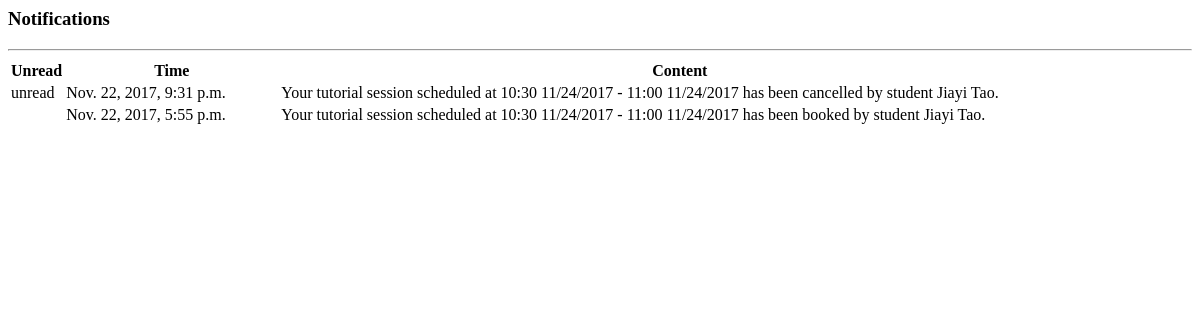
The app's page /notification/ (signed in), older data.
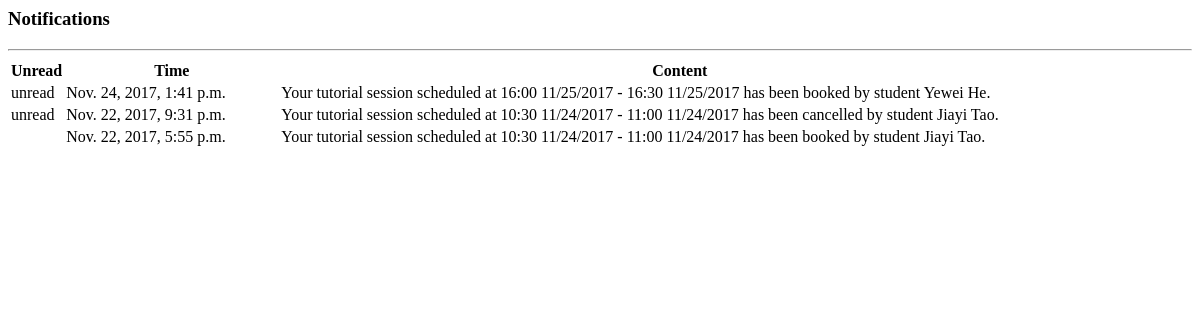
The same page, newer data.
### tutoria/models.py (models this page shows)
class Notification(models.Model):
	user = models.ForeignKey(User, on_delete=models.CASCADE)
	unread = models.BooleanField(default=True)
	category = models.CharField(max_length=20, default="booking")
	content = models.TextField(default="This is a notification!")
	createTime = models.DateTimeField(default=datetime.now())

### tutoria/views/notification_view.py (the view)
# urls.py: url(r'^notification/', include([
def notification(request):
    notifications = get_all_notification(request.user)
    return render_to_response('tutoria/notification.html', locals())

### tutoria/operations.py (called while the page is built)
def get_all_notification(user):
	try:
		return Notification.objects.filter(user=user).order_by('-createTime', '-id')
	except Notification.DoesNotExist:
		return None

### tutoria/templates/tutoria/notification.html
<div id="notification">
    <h3> Notifications </h3> <hr>
    <table class="table table-bordered table-transparent">
        <thead class="thead thead-dark">
            <tr>
                <th style="width:5%"> Unread </th>
                <th style="width:20%"> Time </th>
                <th> Content </th>
            </tr>
        </thead>
        <tbody>
            {% for notification in notifications %}
            <tr>
                <td>
                    {% if notification.unread %}
                    <span class="badge badge-pill badge-danger"> unread </span>
                    {% endif %}
                </td>
                <td> {{ notification.createTime }} </td>
                <td> {{ notification.content }} </td>
            </tr>
            {% endfor %}
        </tbody>
    </table>
</div>

Row changes from the older to the newer data that the page shows:
added Notification: unread "unread", createTime "Nov. 24, 2017, 1:41 p.m.", content "Your tutorial session scheduled at 16:00 11/25/2017 - 16:30 11/25/2017 has been booked by student Yewei He."
